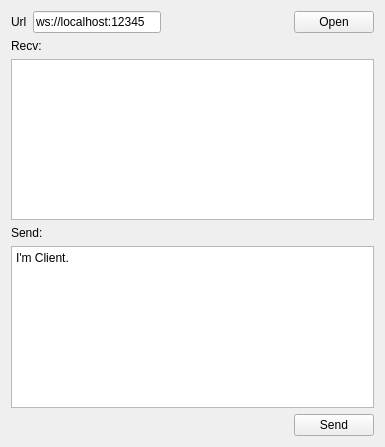
<?xml version="1.0" encoding="UTF-8"?>
<ui version="4.0">
 <class>WebSocketClient</class>
 <widget class="QWidget" name="WebSocketClient">
  <property name="geometry">
   <rect>
    <x>0</x>
    <y>0</y>
    <width>385</width>
    <height>447</height>
   </rect>
  </property>
  <property name="windowTitle">
   <string>Form</string>
  </property>
  <layout class="QVBoxLayout" name="verticalLayout">
   <item>
    <layout class="QHBoxLayout" name="horizontalLayout">
     <item>
      <widget class="QLabel" name="label">
       <property name="text">
        <string>Url</string>
       </property>
      </widget>
     </item>
     <item>
      <widget class="QLineEdit" name="editUrl">
       <property name="text">
        <string>ws://localhost:12345</string>
       </property>
      </widget>
     </item>
     <item>
      <spacer name="horizontalSpacer">
       <property name="orientation">
        <enum>Qt::Horizontal</enum>
       </property>
       <property name="sizeHint" stdset="0">
        <size>
         <width>40</width>
         <height>20</height>
        </size>
       </property>
      </spacer>
     </item>
     <item>
      <widget class="QPushButton" name="btnOpen">
       <property name="text">
        <string>Open</string>
       </property>
      </widget>
     </item>
    </layout>
   </item>
   <item>
    <widget class="QLabel" name="label_3">
     <property name="text">
      <string>Recv:</string>
     </property>
    </widget>
   </item>
   <item>
    <widget class="QTextEdit" name="editRecv"/>
   </item>
   <item>
    <widget class="QLabel" name="label_4">
     <property name="text">
      <string>Send:</string>
     </property>
    </widget>
   </item>
   <item>
    <widget class="QTextEdit" name="editSend">
     <property name="html">
      <string>&lt;!DOCTYPE HTML PUBLIC &quot;-//W3C//DTD HTML 4.0//EN&quot; &quot;http://www.w3.org/TR/REC-html40/strict.dtd&quot;&gt;
&lt;html&gt;&lt;head&gt;&lt;meta name=&quot;qrichtext&quot; content=&quot;1&quot; /&gt;&lt;style type=&quot;text/css&quot;&gt;
p, li { white-space: pre-wrap; }
&lt;/style&gt;&lt;/head&gt;&lt;body style=&quot; font-family:'SimSun'; font-size:9pt; font-weight:400; font-style:normal;&quot;&gt;
&lt;p style=&quot; margin-top:0px; margin-bottom:0px; margin-left:0px; margin-right:0px; -qt-block-indent:0; text-indent:0px;&quot;&gt;I'm Client.&lt;/p&gt;&lt;/body&gt;&lt;/html&gt;</string>
     </property>
    </widget>
   </item>
   <item>
    <layout class="QHBoxLayout" name="horizontalLayout_2">
     <item>
      <widget class="QLabel" name="footLabel">
       <property name="text">
        <string/>
       </property>
      </widget>
     </item>
     <item>
      <spacer name="horizontalSpacer_2">
       <property name="orientation">
        <enum>Qt::Horizontal</enum>
       </property>
       <property name="sizeHint" stdset="0">
        <size>
         <width>40</width>
         <height>20</height>
        </size>
       </property>
      </spacer>
     </item>
     <item>
      <widget class="QPushButton" name="btnSend">
       <property name="text">
        <string>Send</string>
       </property>
      </widget>
     </item>
    </layout>
   </item>
  </layout>
 </widget>
 <resources/>
 <connections/>
</ui>
